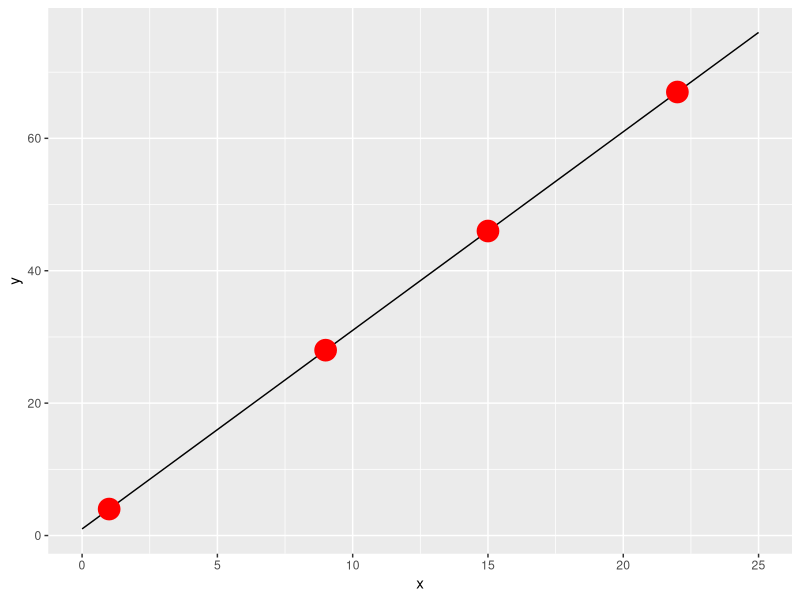
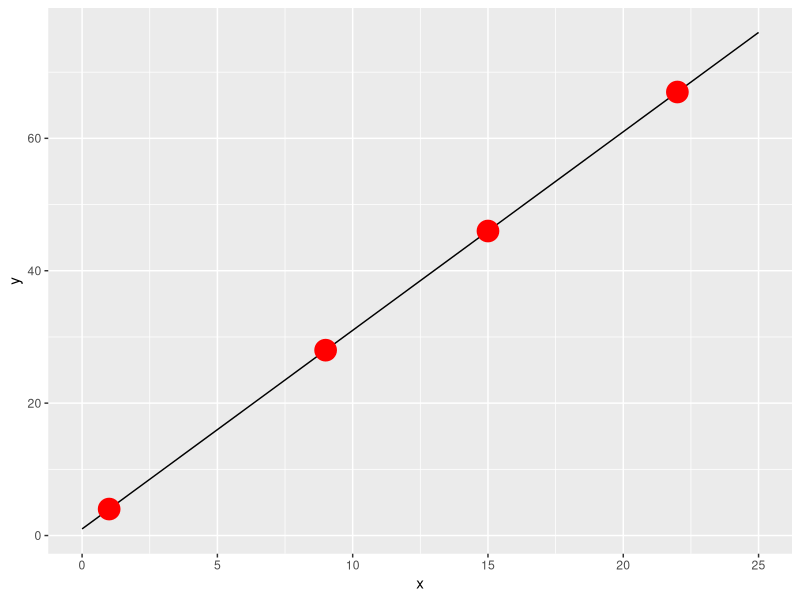

These figures' R source, in order:
#Samples along a line
#Create four vertical samples of 100 points each
#Means must lie on the line y = 3x + 1
#x-locations: 1,9,15,22

x<-c(0,25)
y<-3*x + 1
line<-data.frame(x,y)

library(ggplot2)

x<-c(1,9,15,22)
y<-3*x + 1
means<-data.frame(x,y)

ggplot()+
  geom_line(data=line,aes(x=x,y=y))+
  geom_point(data=means,aes(x=x,y=y),size=7,color="red")

x<-c(rep(1,100),rep(9,100),rep(15,100),rep(22,100))
y<-c(rnorm(100,4,10),rnorm(100,28,10),rnorm(100,46,10),rnorm(100,67,10))

dat<-data.frame(x,y)

ggplot()+
  geom_line(data=line,aes(x=x,y=y))+
  geom_point(data=means,aes(x=x,y=y),size=7,color="red")



